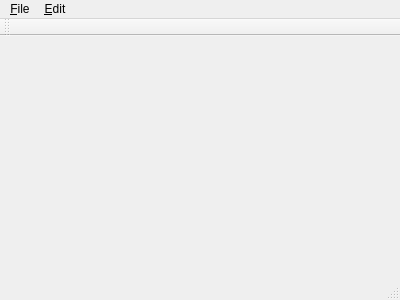
<?xml version="1.0" encoding="UTF-8"?>
<ui version="4.0">
 <class>MainWindow</class>
 <widget class="QMainWindow" name="MainWindow">
  <property name="geometry">
   <rect>
    <x>0</x>
    <y>0</y>
    <width>400</width>
    <height>300</height>
   </rect>
  </property>
  <property name="windowTitle">
   <string>MainWindow</string>
  </property>
  <widget class="QWidget" name="centralWidget">
   <widget class="QWidget" name="horizontalLayoutWidget">
    <property name="geometry">
     <rect>
      <x>160</x>
      <y>40</y>
      <width>160</width>
      <height>80</height>
     </rect>
    </property>
    <layout class="QHBoxLayout" name="horizontalLayout"/>
   </widget>
  </widget>
  <widget class="QMenuBar" name="menuBar">
   <property name="geometry">
    <rect>
     <x>0</x>
     <y>0</y>
     <width>400</width>
     <height>25</height>
    </rect>
   </property>
   <property name="defaultUp">
    <bool>true</bool>
   </property>
   <widget class="QMenu" name="menu_File">
    <property name="title">
     <string>&amp;File</string>
    </property>
    <addaction name="action_Open"/>
    <addaction name="action_New"/>
    <addaction name="separator"/>
    <addaction name="action_Save"/>
    <addaction name="actionSave_As"/>
    <addaction name="separator"/>
   </widget>
   <widget class="QMenu" name="menu_Edit">
    <property name="title">
     <string>&amp;Edit</string>
    </property>
   </widget>
   <addaction name="menu_File"/>
   <addaction name="menu_Edit"/>
  </widget>
  <widget class="QToolBar" name="mainToolBar">
   <attribute name="toolBarArea">
    <enum>TopToolBarArea</enum>
   </attribute>
   <attribute name="toolBarBreak">
    <bool>false</bool>
   </attribute>
  </widget>
  <widget class="QStatusBar" name="statusBar"/>
  <action name="action_Open">
   <property name="text">
    <string>&amp;Open</string>
   </property>
  </action>
  <action name="action_New">
   <property name="text">
    <string>&amp;New</string>
   </property>
  </action>
  <action name="action_Save">
   <property name="text">
    <string>&amp;Save</string>
   </property>
  </action>
  <action name="actionSave_As">
   <property name="text">
    <string>Save &amp;As</string>
   </property>
  </action>
 </widget>
 <layoutdefault spacing="6" margin="11"/>
 <resources/>
 <connections>
  <connection>
   <sender>action_Open</sender>
   <signal>triggered()</signal>
   <receiver>MainWindow</receiver>
   <slot>close()</slot>
   <hints>
    <hint type="sourcelabel">
     <x>-1</x>
     <y>-1</y>
    </hint>
    <hint type="destinationlabel">
     <x>199</x>
     <y>149</y>
    </hint>
   </hints>
  </connection>
 </connections>
</ui>
